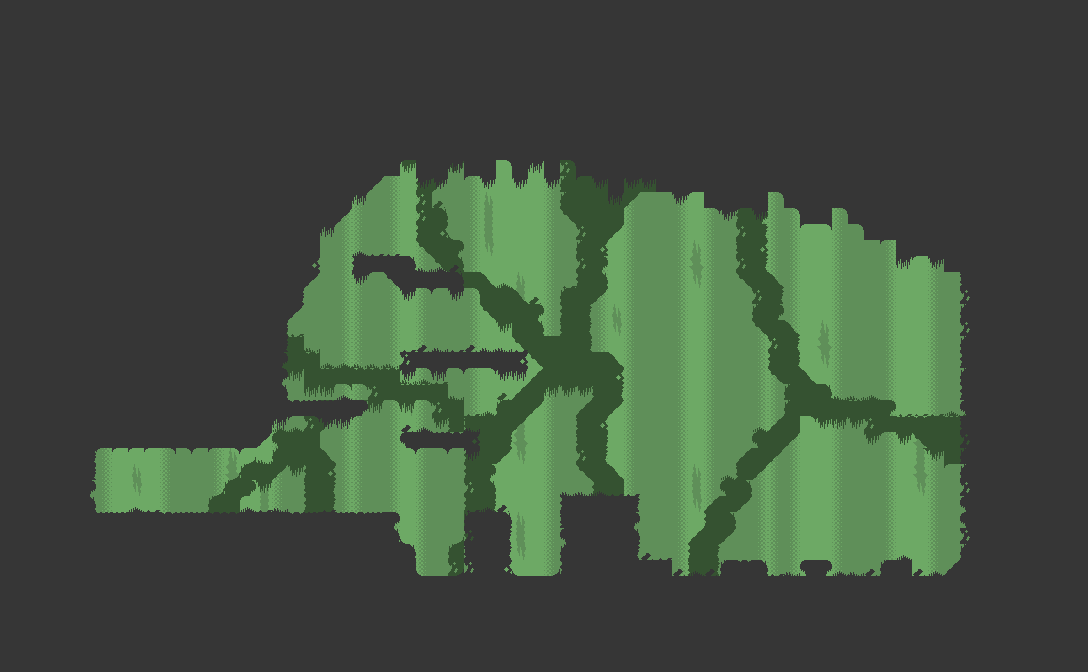

This is a level from a 2D game, rendered from its Tiled map with the project's own tilesets. A one-line summary and the map file follow, with tile-layer data summarised:
An orthogonal 68x42 tile map with 16x16 px tiles, 3 tile layers (BackBackground, MiddleBackground, Tile Layer 1).

<map version="1.0" orientation="orthogonal" renderorder="right-down" width="68" height="42" tilewidth="16" tileheight="16" nextobjectid="1">
 <tileset firstgid="1" name="mininicular" tilewidth="16" tileheight="16" tilecount="64" columns="8">
  <image source="mininicular.png" width="128" height="128" />
 </tileset>
 <layer name="BackBackground" width="68" height="42">
  <data>[2856 cells, 2294 non-empty, 8 distinct tile ids]</data>
 </layer>
 <layer name="MiddleBackground" width="68" height="42">
  <data>[2856 cells, 318 non-empty, 27 distinct tile ids]</data>
 </layer>
 <layer name="Tile Layer 1" width="68" height="42">
  <data>[2856 cells, 2053 non-empty, 26 distinct tile ids]</data>
 </layer>
</map>
